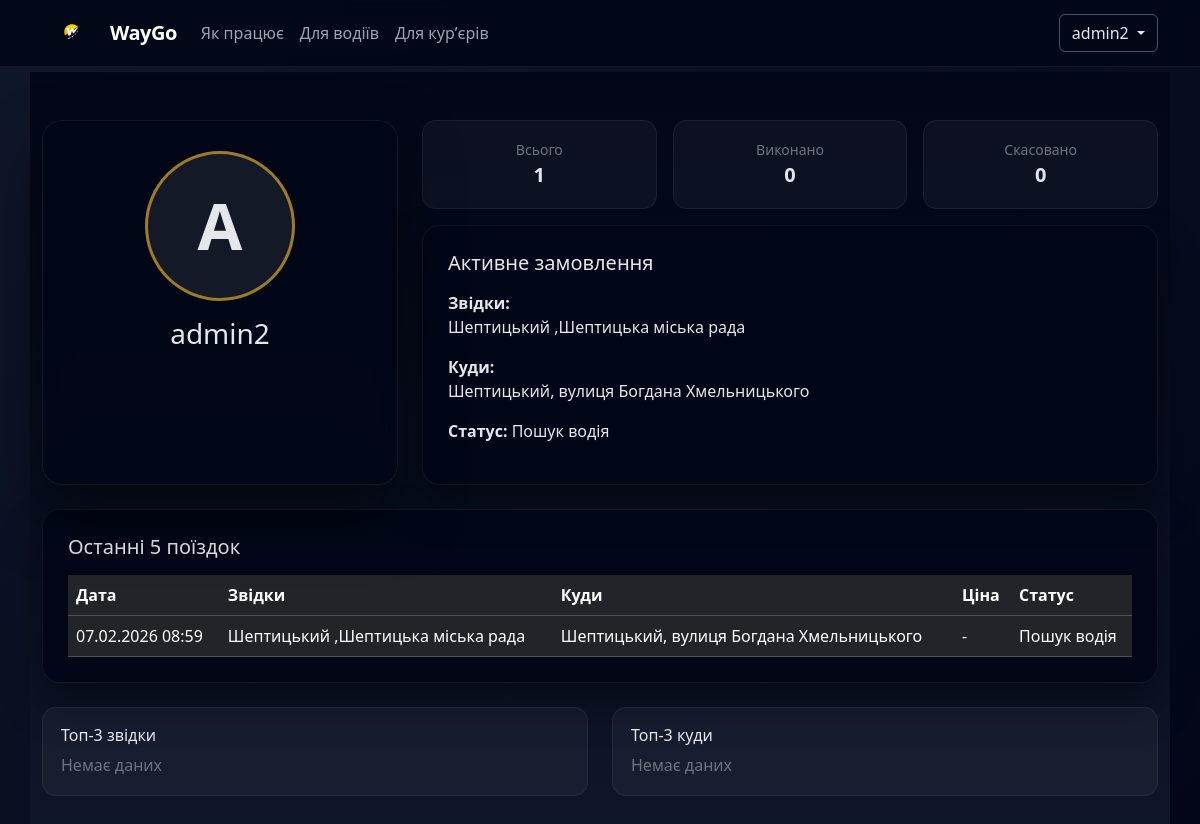
Page /clients/client_profile/ (signed in) on the committed database.
### users/models.py (models this page shows, shortened)
class User(AbstractUser):
    ROLE_CHOICE = (
        ("client", "Client"),
        ("driver", "Driver"),
        ("courier", "Courier"),
    )
    REQUIRED_FIELDS = ["email", "phone"]
    phone = models.CharField(max_length=20, unique=True)
    role = models.CharField(max_length=30,choices=ROLE_CHOICE,default="client")

### orders/models.py (models this page shows, shortened)
class TaxiOrder(models.Model):
    STATUS_CHOICES = (
        ("searching", "Пошук водія"),
        ("accepted", "🚕 Водій прийняв замовлення"),
        ("on_the_way", "🚗 Водій їде до вас"),
        ("arrived", "📍 Водій на місці"),
        ("completed", "✅ Замовлення виконано"),
        ("cancelled", "Скасовано"),
    )
    client = models.ForeignKey(settings.AUTH_USER_MODEL,on_delete=models.CASCADE,related_name="taxi_orders")
    driver = models.ForeignKey(Driver,on_delete=models.SET_NULL,null=True,blank=True,related_name="orders")
    comment = models.TextField(blank=True,null=True)
    price = models.DecimalField(max_digits=8,decimal_places=2,blank=True,null=True)
    pickup_address = models.CharField(max_length=255)
    destination_address = models.CharField(max_length=255)
    city = models.CharField(max_length=100)
    status = models.CharField(max_length=20,choices=STATUS_CHOICES,default="searching")
    create_at = models.DateTimeField(auto_now_add=True)

### clients/views.py (the view)
# urls.py: path("client_profile/", client_profile, name="client_profile"),
def client_profile(request):
    user = request.user
    taxi_qs = TaxiOrder.objects.filter(client=user).order_by("-create_at")
    active_taxi_order = taxi_qs.filter(status__in=["searching", "accepted", "on_the_way", "arrived"]).first()
    completed_qs = taxi_qs.filter(status="completed")
    recent_trips = taxi_qs[:5]
    top_pickups = (
        completed_qs
        .values("pickup_address")
        .annotate(total=Count("id"))
        .order_by("-total", "pickup_address")[:3]
    )
    top_destination = (
        completed_qs
        .values("destination_address")
        .annotate(total=Count("id"))
        .order_by("-total", "destination_address")[:3]
    )
    context = {
        "active_taxi_order": active_taxi_order,
        "recent_trips": recent_trips,
        "top_pickups": top_pickups,
        "top_destination": top_destination,
        "all_trips": taxi_qs.count(),
        "completed_trips": completed_qs.count(),
        "cancelled_trips": taxi_qs.filter(status="cancelled").count(),
    }
    return render(request,"clients/client_profile.html" , context)

### templates/clients/client_profile.html (shortened to what this page needs)
{% extends "base.html" %}
{% load static %}
{% block content %}
<div class="container client-layout py-5">
    <div class="row g-4">
        <div class="col-md-4">
            <div class="profile-card text-center h-100">
                <div class="avatar-placeholder">
                    {{ request.user.username|slice:":1"|upper }}
                </div>
                <h3 class="mt-3">{{ request.user.username }}</h3>
            </div>
        </div>
        <div class="col-md-8">
            <div class="row g-3">
                <div class="col-4">
                    <div class="stat-box text-center">
                        <div class="small text-secondary">Всього</div>
                        <div class="fs-5 fw-bold">{{ all_trips }}</div>
                    </div>
                </div>
                <div class="col-4">
                    <div class="stat-box text-center">
                        <div class="small text-secondary">Виконано</div>
                        <div class="fs-5 fw-bold">{{ completed_trips }}</div>
                    </div>
                </div>
                <div class="col-4">
                    <div class="stat-box text-center">
                        <div class="small text-secondary">Скасовано</div>
                        <div class="fs-5 fw-bold">{{ cancelled_trips }}</div>
                    </div>
                </div>
            </div>
            <div class="order-card-modern mt-3">
                <h5 class="mb-3">Активне замовлення</h5>
                {% if active_taxi_order %}
                    <p><b>Звідки:</b><br>{{ active_taxi_order.pickup_address }}</p>
                    <p><b>Куди:</b><br>{{ active_taxi_order.destination_address }}</p>
                    <p><b>Статус:</b> {{ active_taxi_order.get_status_display }}</p>
                {% else %}
                    <div class="text-secondary">Немає активного замовлення</div>
                {% endif %}
            </div>
        </div>
        <div class="col-12">
            <div class="order-card-modern">
                <h5 class="mb-3">Останні 5 поїздок</h5>
                {% if recent_trips %}
                    <div class="table-responsive">
                        <table class="table table-dark table-hover align-middle mb-0">
                            <thead>
                                <tr>
                                    <th>Дата</th>
                                    <th>Звідки</th>
                                    <th>Куди</th>
                                    <th>Ціна</th>
                                    <th>Статус</th>
                                </tr>
                            </thead>
                            <tbody>
                                {% for trip in recent_trips %}
                                <tr>
                                    <td>{{ trip.create_at|date:"d.m.Y H:i" }}</td>
                                    <td>{{ trip.pickup_address }}</td>
                                    <td>{{ trip.destination_address }}</td>
                                    <td>{{ trip.price|default:"-" }}</td>
                                    <td>{{ trip.get_status_display }}</td>
                                </tr>
                                {% endfor %}
                            </tbody>
                        </table>
                    </div>
                {% else %}
                    <div class="text-secondary">Ще немає поїздок</div>
                {% endif %}
            </div>
        </div>
        <div class="col-md-6">
            <div class="stat-box h-100">
                <h6 class="mb-2">Топ-3 звідки</h6>
                {% if top_pickups %}
                    {% for item in top_pickups %}
                        <div class="d-flex justify-content-between py-1 border-bottom border-secondary">
                            <span>{{ item.pickup_address }}</span>
                            <span class="text-warning">{{ item.total }}</span>
                        </div>
                    {% endfor %}
                {% else %}
                    <div class="text-secondary">Немає даних</div>
                {% endif %}
            </div>
        </div>
        <div class="col-md-6">
            <div class="stat-box h-100">
                <h6 class="mb-2">Топ-3 куди</h6>
                {% if top_destination %}
                    {% for item in top_destination %}
                        <div class="d-flex justify-content-between py-1 border-bottom border-secondary">
                            <span>{{ item.destination_address }}</span>
                            <span class="text-warning">{{ item.total }}</span>
                        </div>
                    {% endfor %}
                {% else %}
                    <div class="text-secondary">Немає даних</div>
                {% endif %}
            </div>
        </div>
    </div>
</div>
{% endblock %}

### templates/base.html (shortened to what this page needs)
<!DOCTYPE html>
<html lang="en">
<head>
    {% load static %}
    <link href="https://cdn.jsdelivr.net/npm/bootstrap@5.3.3/dist/css/bootstrap.min.css" rel="stylesheet">
    <link rel="stylesheet" href="{% static 'core/style.css' %}">
</head>
<body>
  <nav class="navbar navbar-expand-lg navbar-dark fixed-top">
      <div class="container">
        <a href="{% url 'home' %}" class="navbar-brand fw-bold d-flex align-items-center">
          <img src="{% static 'img/logo.png' %}" height="40" class="me-2">
          WayGo
        </a>
        <div class="collapse navbar-collapse" id="mainNavbar">
          <ul class="navbar-nav me-auto mb-2 mb-lg-0">
            <li class="nav-item">
              <a href="#how" class="nav-link">Як працює</a>
            </li>
            <li class="nav-item">
              <a href="#drivers" class="nav-link">Для водіїв</a>
            </li>
            <li class="nav-item">
              <a href="#couriers" class="nav-link">Для курʼєрів</a>
            </li>
          </ul>
          <div class="d-flex align-items-center gap-2">
            {% if user.is_authenticated %}
              <div class="dropdown">
              <button class="btn btn-outline-light dropdown-toggle" data-bs-toggle="dropdown">
                {% if user.role == "driver" and user.driver %}
                    {{ user.driver.user.username }}
                {% elif user.role == "courier" and user.courier %}
                    {{ user.courier.user.username }}
                {% else %}
                    {{ user.username }}
                {% endif %}
              </button>
              </div>
            {% else %}
              <a href="{% url 'login' %}" class="btn btn-outline-light">Увійти</a>
              <a href="{% url 'register' %}" class="btn btn-warning">Зареєструватися</a>
            {% endif %}
          </div>
        </div>
      </div>
    </nav>
<main>
    {% block content %}
    {% endblock %}
</main>
</body>
</html>

### static/core/style.css (style rules this page uses)
body { margin-top: 72px; }
.navbar { background: rgba(2, 6, 23, 0.85) !important; border-bottom: 1px solid rgba(255,255,255,0.06); backdrop-filter: blur(8px); }
.navbar-brand { font-weight: 687; letter-spacing: -0.5px; }
.navbar-brand img { border-radius: 8px; }
.navbar .nav-link { color: #9ca3af !important; font-weight: 500; }
.navbar .btn-outline-light { border-color: rgba(255,255,255,0.3); color: #e5e7eb; }

### templates/clients/client_profile.html (style rules this page uses)
body { min-height: 100vh; background: linear-gradient(140deg, #0f172a, #020617); color: #e5e7eb; }
.client-layout { min-height: 100vh; background: linear-gradient(180deg, #020617, #0f172a); color: #e5e7eb; }
.profile-card { display: flex; flex-direction: column; background: rgba(2,6,23,0.85); border-radius: 20px; align-items: center; justify-content: flex-start; padding: 30px; border: 1px solid rgba(255,255,255,.06); box-shadow: 0 30px 60px rgba(0,0,0,.5); backdrop-filter: blur(12px); }
.avatar-placeholder { width: 150px; height: 150px; border-radius: 50%; background: rgba(255,255,255,.08); display: flex; align-items: center; justify-content: center; font-size: 65px; font-weight: bold; border: 3px solid rgba(251,191,36,.6); }
.stat-box { background: rgba(255,255,255,0.04); padding: 18px; border-radius: 14px; border: 1px solid rgba(255,255,255,.06); transition: .25s; }
.order-card-modern { background: rgba(2,6,23,0.9); border-radius: 18px; padding: 25px; border: 1px solid rgba(255,255,255,.06); box-shadow: 0 20px 40px rgba(0,0,0,.4); }

### rows in the picture
User: username "admin2", user.username "A", user.username "admin2"
TaxiOrder: pickup_address "Шептицький ,Шептицька міська рада", destination_address "Шептицький, вулиця Богдана Хмельницького", status "Пошук водія", create_at "07.02.2026 08:59", price "-"

### other values in the picture
{{ all_trips }} "1"
{{ completed_trips }} "0"
{{ cancelled_trips }} "0"
